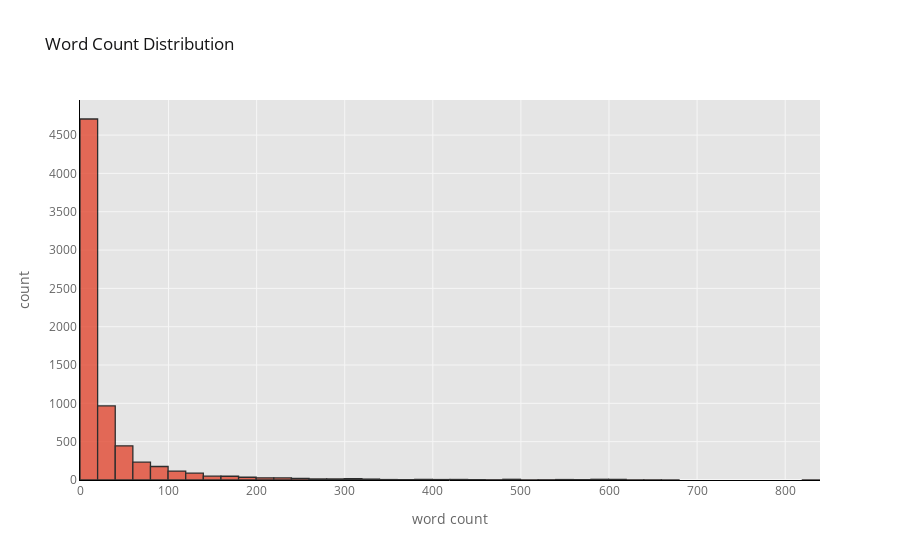

Write notebook code for a chart like this one.
### Markdown cell above
## Word count distribution

### Code cell
df['word_count'] = df['text_clean'].apply(lambda x: len(str(x).split()))
desc_lengths = list(df['word_count'])
print("Number of descriptions:",len(desc_lengths),
      "\nAverage word count", np.average(desc_lengths),
      "\nMinimum word count", min(desc_lengths),
      "\nMaximum word count", max(desc_lengths))

df['word_count'].iplot(
    kind='hist',
    bins = 50,
    linecolor='black',
    xTitle='word count',
    yTitle='count',
    title='Word Count Distribution')

### Figure 1 — Plotly figure (JSON) as saved in the notebook; plotly's stock layout.template omitted (floating-point values rounded to 4 significant figures; data arrays with more than 128 entries replaced by an {"elided": "..."} marker saying what was removed)
{"data": [{"histfunc": "count", "histnorm": "", "marker": {"color": "rgba(226, 74, 51, 1.0)", "line": {"color": "#000000", "width": 1.3}}, "name": "word_count", "nbinsx": 50, "opacity": 0.8, "orientation": "v", "type": "histogram", "x": {"elided": "7096 int values"}}], "layout": {"barmode": "overlay", "legend": {"bgcolor": "#FFFFFF", "font": {"color": "#666666"}}, "paper_bgcolor": "#FFFFFF", "plot_bgcolor": "#E5E5E5", "title": {"font": {"color": "#151516"}, "text": "Word Count Distribution"}, "xaxis": {"gridcolor": "#F6F6F6", "linecolor": "black", "showgrid": true, "tickfont": {"color": "#666666"}, "title": {"font": {"color": "#666666"}, "text": "word count"}, "zerolinecolor": "#F6F6F6"}, "yaxis": {"gridcolor": "#F6F6F6", "linecolor": "black", "showgrid": true, "tickfont": {"color": "#666666"}, "title": {"font": {"color": "#666666"}, "text": "count"}, "zerolinecolor": "#F6F6F6"}}}
